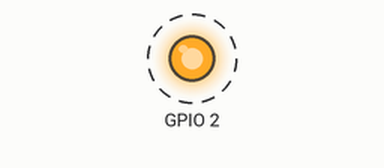
The program below on a simulated Raspberry Pi (BCM pin numbers). Parts: output pins drawn as LEDs (lit = HIGH). Dashed ring = blinking. At 10.0 s the program stops and its outputs stay as they are.

Above: at 0.5 s.
Timing chart, 0 to 4.6 s (numbered marks = the images above):
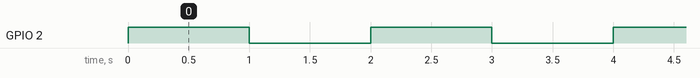

Measured:
- by itself, GPIO 2: alternates HIGH for 1.0 s and LOW for 1.0 s, 10 changes in all, then stays LOW

The program:

RasPiLChika.py
```python
import RPi.GPIO as GPIO
import time

GPIO.setmode(GPIO.BCM)
GPIO.setup(2,GPIO.OUT)

for iLoop in range(5):
    GPIO.output(2,True)
    time.sleep(1)
    GPIO.output(2,False)
    time.sleep(1)

GPIO.cleanup()
```
